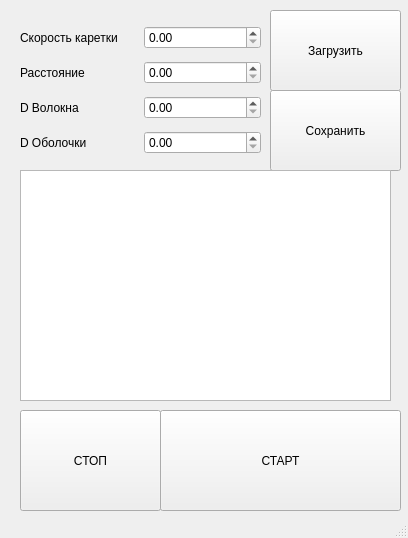
<?xml version="1.0" encoding="UTF-8"?>
<ui version="4.0">
 <class>MainWindow</class>
 <widget class="QMainWindow" name="MainWindow">
  <property name="geometry">
   <rect>
    <x>0</x>
    <y>0</y>
    <width>408</width>
    <height>538</height>
   </rect>
  </property>
  <property name="windowTitle">
   <string>Moon Light Software</string>
  </property>
  <widget class="QWidget" name="centralwidget">
   <widget class="QPushButton" name="load_btn">
    <property name="geometry">
     <rect>
      <x>270</x>
      <y>10</y>
      <width>131</width>
      <height>81</height>
     </rect>
    </property>
    <property name="text">
     <string>Загрузить</string>
    </property>
   </widget>
   <widget class="QWidget" name="verticalLayoutWidget">
    <property name="geometry">
     <rect>
      <x>20</x>
      <y>20</y>
      <width>241</width>
      <height>141</height>
     </rect>
    </property>
    <layout class="QVBoxLayout" name="verticalLayout">
     <item>
      <layout class="QHBoxLayout" name="horizontalLayout">
       <item>
        <widget class="QLabel" name="label">
         <property name="text">
          <string>Скорость каретки</string>
         </property>
        </widget>
       </item>
       <item>
        <widget class="QDoubleSpinBox" name="speed_field"/>
       </item>
      </layout>
     </item>
     <item>
      <layout class="QHBoxLayout" name="horizontalLayout_2">
       <item>
        <widget class="QLabel" name="label_2">
         <property name="text">
          <string>Расстояние</string>
         </property>
        </widget>
       </item>
       <item>
        <widget class="QDoubleSpinBox" name="distance_field"/>
       </item>
      </layout>
     </item>
     <item>
      <layout class="QHBoxLayout" name="horizontalLayout_3">
       <item>
        <widget class="QLabel" name="label_3">
         <property name="text">
          <string>D Волокна</string>
         </property>
        </widget>
       </item>
       <item>
        <widget class="QDoubleSpinBox" name="vd_field"/>
       </item>
      </layout>
     </item>
     <item>
      <layout class="QHBoxLayout" name="horizontalLayout_4">
       <item>
        <widget class="QLabel" name="label_4">
         <property name="text">
          <string>D Оболочки </string>
         </property>
        </widget>
       </item>
       <item>
        <widget class="QDoubleSpinBox" name="od_field"/>
       </item>
      </layout>
     </item>
    </layout>
   </widget>
   <widget class="QPushButton" name="start_btn">
    <property name="geometry">
     <rect>
      <x>160</x>
      <y>410</y>
      <width>241</width>
      <height>101</height>
     </rect>
    </property>
    <property name="text">
     <string>СТАРТ</string>
    </property>
   </widget>
   <widget class="QPushButton" name="stop_btn">
    <property name="geometry">
     <rect>
      <x>20</x>
      <y>410</y>
      <width>141</width>
      <height>101</height>
     </rect>
    </property>
    <property name="text">
     <string>СТОП</string>
    </property>
   </widget>
   <widget class="QPushButton" name="save_vtn">
    <property name="geometry">
     <rect>
      <x>270</x>
      <y>90</y>
      <width>131</width>
      <height>81</height>
     </rect>
    </property>
    <property name="text">
     <string>Сохранить</string>
    </property>
   </widget>
   <widget class="QTableView" name="table">
    <property name="geometry">
     <rect>
      <x>20</x>
      <y>170</y>
      <width>371</width>
      <height>231</height>
     </rect>
    </property>
   </widget>
  </widget>
  <widget class="QStatusBar" name="statusbar"/>
 </widget>
 <resources/>
 <connections/>
</ui>
